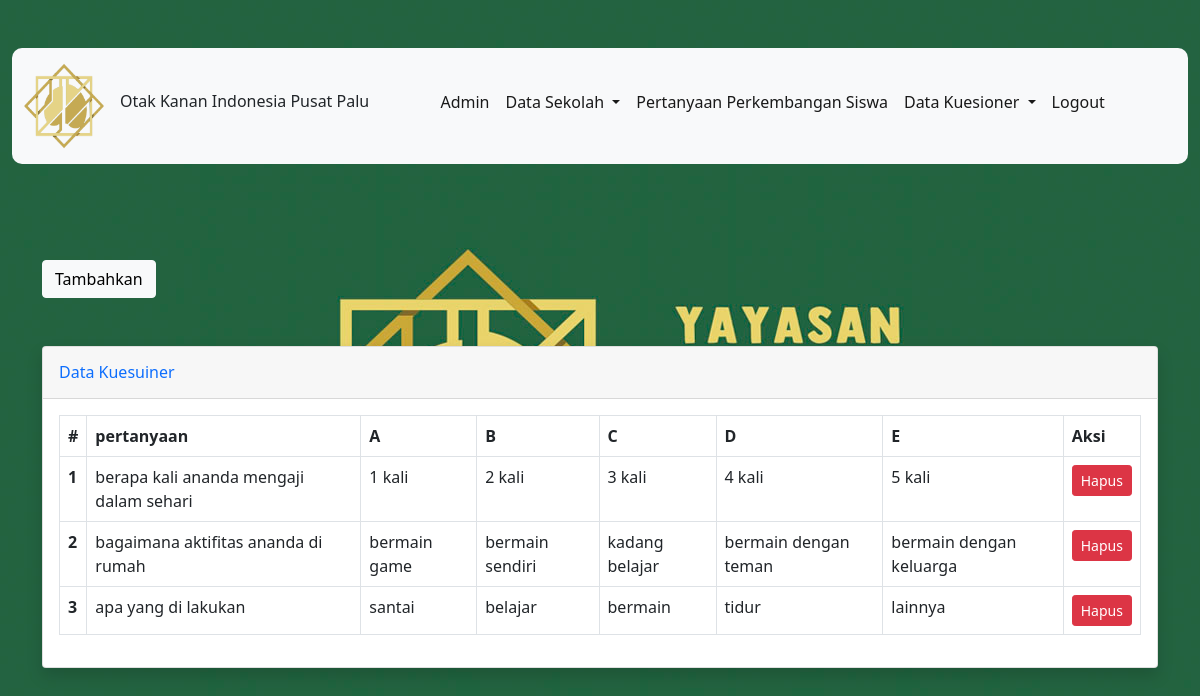
/index.php/admin/data_kuesioner, run on the app's committed database.
### tables this page shows
CREATE TABLE `kuesioner` (
  `id` int(11) NOT NULL,
  `pertanyaan` varchar(100) NOT NULL,
  `jawaban_a` varchar(100) NOT NULL,
  `jawaban_b` varchar(100) NOT NULL,
  `jawaban_c` varchar(100) NOT NULL,
  `jawaban_d` varchar(100) NOT NULL,
  `jawaban_e` varchar(100) NOT NULL
);

### application/controllers/Admin.php (called while the page is built, shortened)
<?php
class Admin extends CI_Controller
{
  public function __construct()
  {
    $this->load->model('Admin_model');
  }
  public function data_kuesioner()
  {
    $data['title'] = 'Halaman Admin';
    $data['login'] = $this->db->get_where('login', ['email' => $this->session->userdata('email')])->row_array();
    $data['kuesioner'] = $this->db->get('kuesioner')->result_array();
    $this->form_validation->set_rules('pertanyaan', 'pertanyaan', 'required|trim');
    $this->form_validation->set_rules('jawaban_a', 'jawaban_a', 'required|trim');
    $this->form_validation->set_rules('jawaban_b', 'jawaban_b', 'required|trim');
    $this->form_validation->set_rules('jawaban_c', 'jawaban_c', 'required|trim');
    $this->form_validation->set_rules('jawaban_d', 'jawaban_d', 'required|trim');
    $this->form_validation->set_rules('jawaban_e', 'jawaban_e', 'required|trim');
    if ($this->form_validation->run() == false) {
      $this->load->view('templates/header_admin');
      $this->load->view('admin/data_kuesioner', $data);
      $this->load->view('templates/footer_admin');
    }
  }
}

### index.php (called while the page is built, shortened)
<?php
require_once BASEPATH.'core/CodeIgniter.php';

### application/views/admin/data_kuesioner.php (the view, shortened to what this page needs)
<div class="container fluid-md">
  <button type="button" class="btn btn-light mb-5 mt-5" data-bs-toggle="modal" data-bs-target="#exampleModal">Tambahkan</button>
  <div class="card shadow mb-4">
    <div class="card-header py-3">
      <h6 class="m-0 font-weight-bold text-primary">Data Kuesuiner</h6>
    </div>
    <div class="card-body">
      <div class="table-responsive">
        <table class="table table-bordered" id="dataTable" width="100%" cellspacing="0">
          <thead class="thead-dark">
            <tr>
              <th scope="col">#</th>
              <th scope="col">pertanyaan</th>
              <th scope="col">A</th>
              <th scope="col">B</th>
              <th scope="col">C</th>
              <th scope="col">D</th>
              <th scope="col">E</th>
              <th scope="col">Aksi</th>
            </tr>
          </thead>
          <tbody>
            <?php
            $no = 1;
            foreach ($kuesioner as $n) {
            ?>
              <tr>
                <th scope="row"><?= $no; ?></th>
                <td><?= $n['pertanyaan']; ?></td>
                <td><?= $n['jawaban_a']; ?></td>
                <td><?= $n['jawaban_b']; ?></td>
                <td><?= $n['jawaban_c']; ?></td>
                <td><?= $n['jawaban_d']; ?></td>
                <td><?= $n['jawaban_e']; ?></td>
                <td>
                  <a href="<?= base_url('admin/hapus_kuesioner/' . $n['id']); ?>" class="btn btn-sm btn-danger">Hapus</a>
                </td>
              </tr>
            <?php
              $no++;
            }
            ?>
          </tbody>
        </table>
      </div>
    </div>
  </div>
</div>

### data on the page
kuesioner: pertanyaan "berapa kali ananda mengaji dalam sehari", jawaban_a "1 kali", jawaban_b "2 kali", jawaban_c "3 kali", jawaban_d "4 kali", jawaban_e "5 kali"
kuesioner: pertanyaan "bagaimana aktifitas ananda di rumah", jawaban_a "bermain game", jawaban_b "bermain sendiri", jawaban_c "kadang belajar", jawaban_d "bermain dengan teman", jawaban_e "bermain dengan keluarga"
kuesioner: pertanyaan "apa yang di lakukan", jawaban_a "santai", jawaban_b "belajar", jawaban_c "bermain", jawaban_d "tidur", jawaban_e "lainnya"
